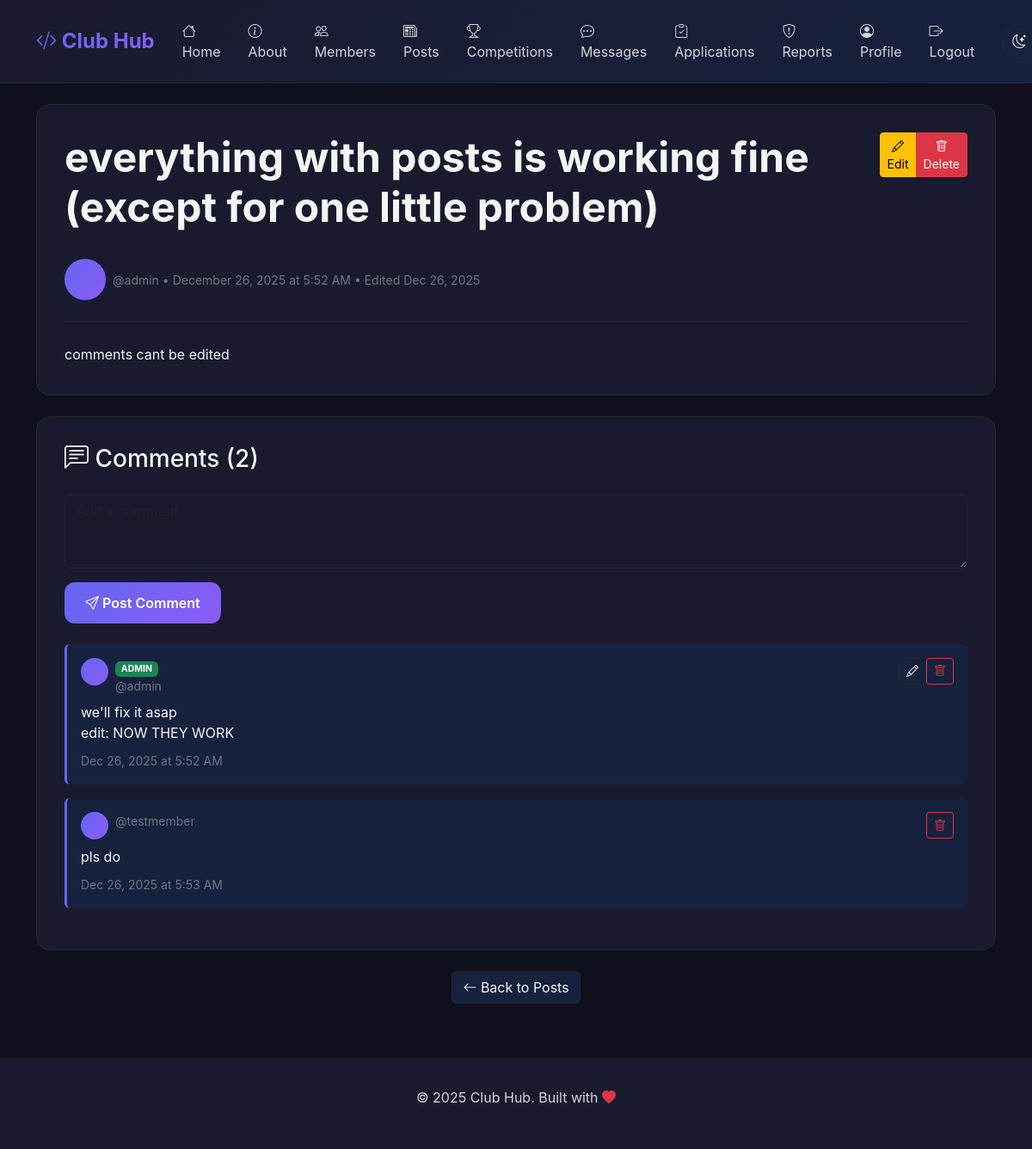
The page /posts/2/ (signed in) on the database its author committed.
### posts/models.py (models this page shows, shortened)
class Post(models.Model):
    title = models.CharField(max_length=200)
    content = models.TextField()
    author = models.ForeignKey(
        settings.AUTH_USER_MODEL,
        on_delete=models.CASCADE,
        related_name='posts'
    )
    created_at = models.DateTimeField(auto_now_add=True)
    updated_at = models.DateTimeField(auto_now=True)
    class Meta:
        ordering = ['-created_at']
        verbose_name = 'Post'
        verbose_name_plural = 'Posts'

class Comment(models.Model):
    post = models.ForeignKey(
        Post,
        on_delete=models.CASCADE,
        related_name='comments'
    )
    author = models.ForeignKey(
        settings.AUTH_USER_MODEL,
        on_delete=models.CASCADE,
        related_name='comments'
    )
    content = models.TextField()
    created_at = models.DateTimeField(auto_now_add=True)
    class Meta:
        ordering = ['created_at']
        verbose_name = 'Comment'
        verbose_name_plural = 'Comments'

### accounts/models.py (models this page shows, shortened)
class User(AbstractUser):
    ROLE_CHOICES = [
        ('admin', 'Admin'),
        ('member', 'Member'),
    ]
    role = models.CharField(
        max_length=10,
        choices=ROLE_CHOICES,
        default='member',
        help_text="User role: Admin (full access) or Member (limited access)"
    )
    email = models.EmailField(
        unique=True,
        help_text="Must be unique across all users"
    )
    class Meta:
        ordering = ['-date_joined']
        verbose_name = 'User'
        verbose_name_plural = 'Users'
    @property
    def is_admin(self):
        return self.role == 'admin'

### posts/views.py (the view)
# urls.py: path('<int:pk>/', views.post_detail, name='detail'),
@login_required
def post_detail(request, pk):
    post = get_object_or_404(Post, pk=pk)
    comments = post.comments.all()
    if request.method == 'POST':
        form = CommentForm(request.POST)
        if form.is_valid():
            comment = form.save(commit=False)
            comment.post = post
            comment.author = request.user
            comment.save()
            messages.success(request, 'Comment added successfully!')
            return redirect('posts:detail', pk=pk)
    else:
        form = CommentForm()
    context = {
        'post': post,
        'comments': comments,
        'form': form,
    }
    return render(request, 'posts/detail.html', context)

### posts/forms.py
class CommentForm(forms.ModelForm):
    class Meta:
        model = Comment
        fields = ['content']
        widgets = {
            'content': forms.Textarea(attrs={'rows': 3, 'placeholder': 'Add a comment...'}),
        }
        labels = {
            'content': '',
        }

### posts/templates/posts/detail.html (shortened to what this page needs)
{% extends 'base.html' %}
{% block content %}
<div class="card-custom mb-4">
    <div class="d-flex justify-content-between align-items-start mb-4">
        <h1 class="display-5 fw-bold">{{ post.title }}</h1>
        {% if user.is_admin %}
            <div class="btn-group">
                <a href="{% url 'posts:edit' post.pk %}" class="btn btn-warning btn-sm">
                    <i class="bi bi-pencil"></i> Edit
                </a>
                <a href="{% url 'posts:delete' post.pk %}" class="btn btn-danger btn-sm">
                    <i class="bi bi-trash"></i> Delete
                </a>
            </div>
        {% endif %}
    </div>
    <div class="d-flex align-items-center gap-2 mb-4 pb-4 border-bottom" style="border-color: var(--border-color) !important;">
        <div class="rounded-circle d-flex align-items-center justify-content-center"
             style="width: 48px; height: 48px; background: linear-gradient(135deg, #6366f1, #8b5cf6); color: white; font-weight: 600;">
        </div>
        <div>
            <div class="small text-secondary">
                @{{ post.author.username }} • {{ post.created_at|date:"F d, Y \a\t g:i A" }}
                {% if post.updated_at != post.created_at %}
                    • Edited {{ post.updated_at|date:"M d, Y" }}
                {% endif %}
            </div>
        </div>
    </div>
    <div style="white-space: pre-wrap; line-height: 1.8; color: var(--text-primary);">{{ post.content }}</div>
</div>
<div class="card-custom">
    <h3 class="mb-4"><i class="bi bi-chat-left-text"></i> Comments ({{ comments.count }})</h3>
    <form method="post" class="mb-4">
        <div class="mb-3">
            <textarea name="content" rows="3" class="form-control" placeholder="Add a comment..." required></textarea>
        </div>
        <button type="submit" class="btn btn-primary">
            <i class="bi bi-send"></i> Post Comment
        </button>
    </form>
    {% if comments %}
        <div class="mt-4">
            {% for comment in comments %}
                <div class="p-3 mb-3 rounded" style="background: var(--bg-tertiary); border-left: 3px solid var(--accent-primary);">
                    <div class="d-flex justify-content-between align-items-start">
                        <div class="d-flex gap-2 mb-2">
                            <div class="rounded-circle d-flex align-items-center justify-content-center"
                                 style="width: 32px; height: 32px; background: linear-gradient(135deg, #6366f1, #8b5cf6); color: white; font-size: 0.75rem; font-weight: 600;">
                            </div>
                            <div>
                                <div class="fw-bold small" style="color: var(--text-primary);">
                                    {% if comment.author.is_admin %}
                                        <span class="badge bg-success">ADMIN</span>
                                    {% endif %}
                                </div>
                                <div class="small text-secondary">@{{ comment.author.username }}</div>
                            </div>
                        </div>
                        {% if user == comment.author %}
                            <div class="btn-group btn-group-sm">
                                <a href="{% url 'posts:comment_edit' comment.pk %}" class="btn btn-outline-secondary btn-sm">
                                    <i class="bi bi-pencil"></i>
                                </a>
                                <form method="post" action="{% url 'posts:comment_delete' comment.pk %}" class="d-inline">
                                    <button type="submit" class="btn btn-outline-danger btn-sm">
                                        <i class="bi bi-trash"></i>
                                    </button>
                                </form>
                            </div>
                        {% elif user.is_admin %}
                            <form method="post" action="{% url 'posts:comment_delete' comment.pk %}">
                                <button type="submit" class="btn btn-outline-danger btn-sm">
                                    <i class="bi bi-trash"></i>
                                </button>
                            </form>
                        {% endif %}
                    </div>
                    <p class="mb-2" style="white-space: pre-wrap; color: var(--text-primary);">{{ comment.content }}</p>
                    <small class="text-secondary">{{ comment.created_at|date:"M d, Y \a\t g:i A" }}</small>
                </div>
            {% endfor %}
        </div>
    {% else %}
        <p class="text-secondary text-center py-4">No comments yet. Be the first to comment!</p>
    {% endif %}
</div>
<div class="text-center mt-4">
    <a href="{% url 'posts:list' %}" class="btn btn-secondary">
        <i class="bi bi-arrow-left"></i> Back to Posts
    </a>
</div>
{% endblock %}

### templates/base.html (style rules this page uses)
:root[data-theme="dark"] { --bg-primary: #0f0f1e; --bg-secondary: #1a1a2e; --bg-tertiary: #16213e; --text-primary: #f4f4f5; --text-secondary: #d4d4d8; --text-muted: #a1a1aa; --accent-primary: #6366f1; --accent-secondary: #8b5cf6; --border-color: #27272a; --success: #10b981; --warning: #f59e0b; --danger: #ef4444; --input-bg: #1a1a2e; --input-text: #f4f4f5; }
* { margin: 0; padding: 0; box-sizing: border-box; }
body { background: var(--bg-primary); color: var(--text-primary); font-family: 'Inter', -apple-system, BlinkMacSystemFont, 'Segoe UI', sans-serif; min-height: 100vh; transition: background 0.3s, color 0.3s; }
.btn-primary { background: linear-gradient(135deg, var(--accent-primary), var(--accent-secondary)); border: none; padding: 0.75rem 1.5rem; border-radius: 12px; font-weight: 600; transition: transform 0.3s, box-shadow 0.3s; color: white !important; }
.btn-secondary, .btn-outline-secondary { background: var(--bg-tertiary); border: 1px solid var(--border-color); color: var(--text-primary) !important; }
.form-control, .form-select, textarea { background: var(--input-bg) !important; border: 1px solid var(--border-color) !important; color: var(--input-text) !important; border-radius: 8px; }
.card-custom { background: var(--bg-secondary); border: 1px solid var(--border-color); border-radius: 16px; padding: 2rem; transition: transform 0.3s, box-shadow 0.3s; }

### rows shown on the page
Post: title "everything with posts is working fine (except for one little problem)", author.username "admin", created_at "December 26, 2025 at 5:52 AM", updated_at "Dec 26, 2025", content "comments cant be edited", count "2"
Comment: shows "ADMIN", author.username "admin", content "we'll fix it asap edit: NOW THEY WORK", created_at "Dec 26, 2025 at 5:52 AM"
Comment: author.username "testmember", content "pls do", created_at "Dec 26, 2025 at 5:53 AM"
